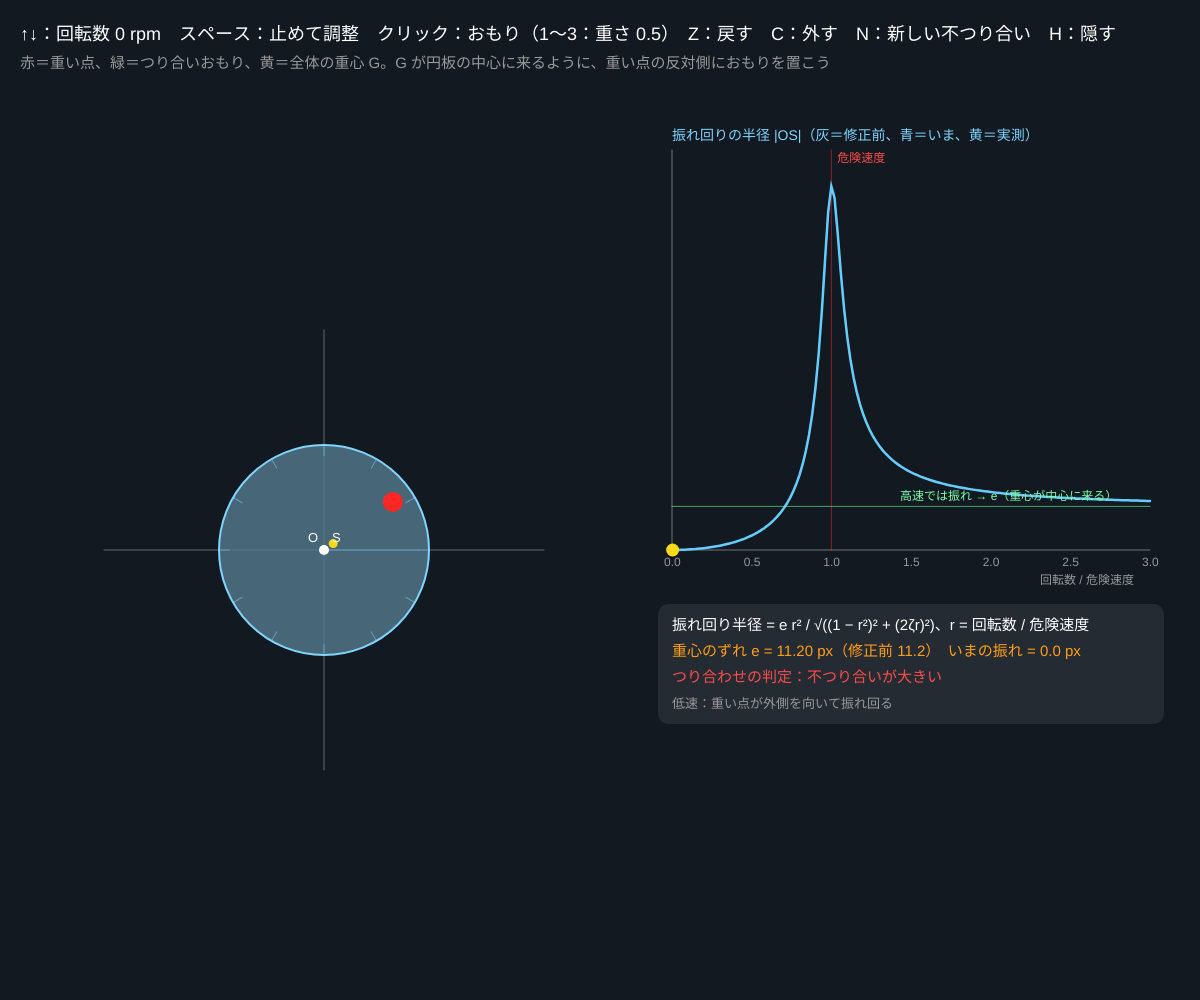
Frame 1 (no input)
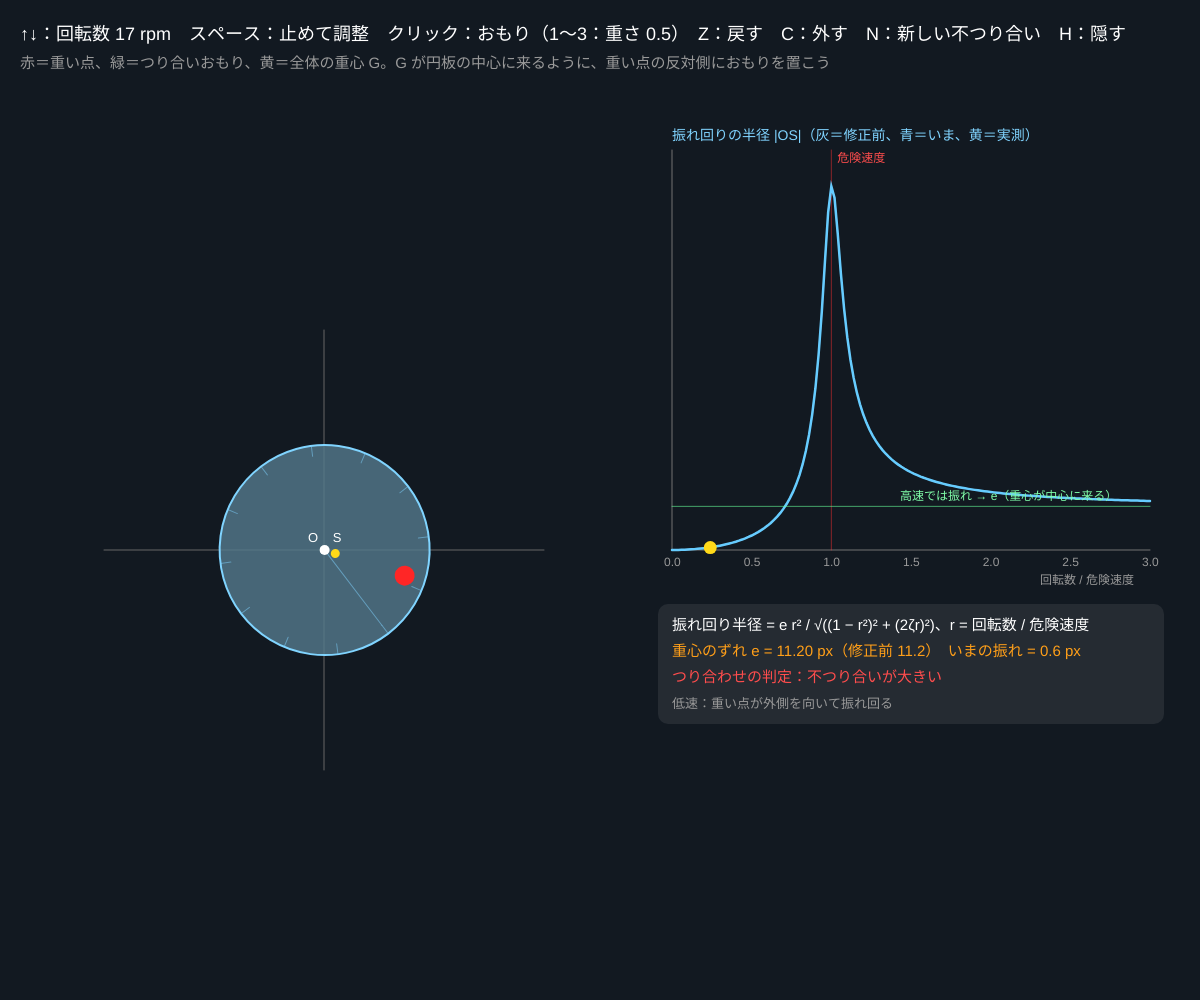
Frame 60 (no input)
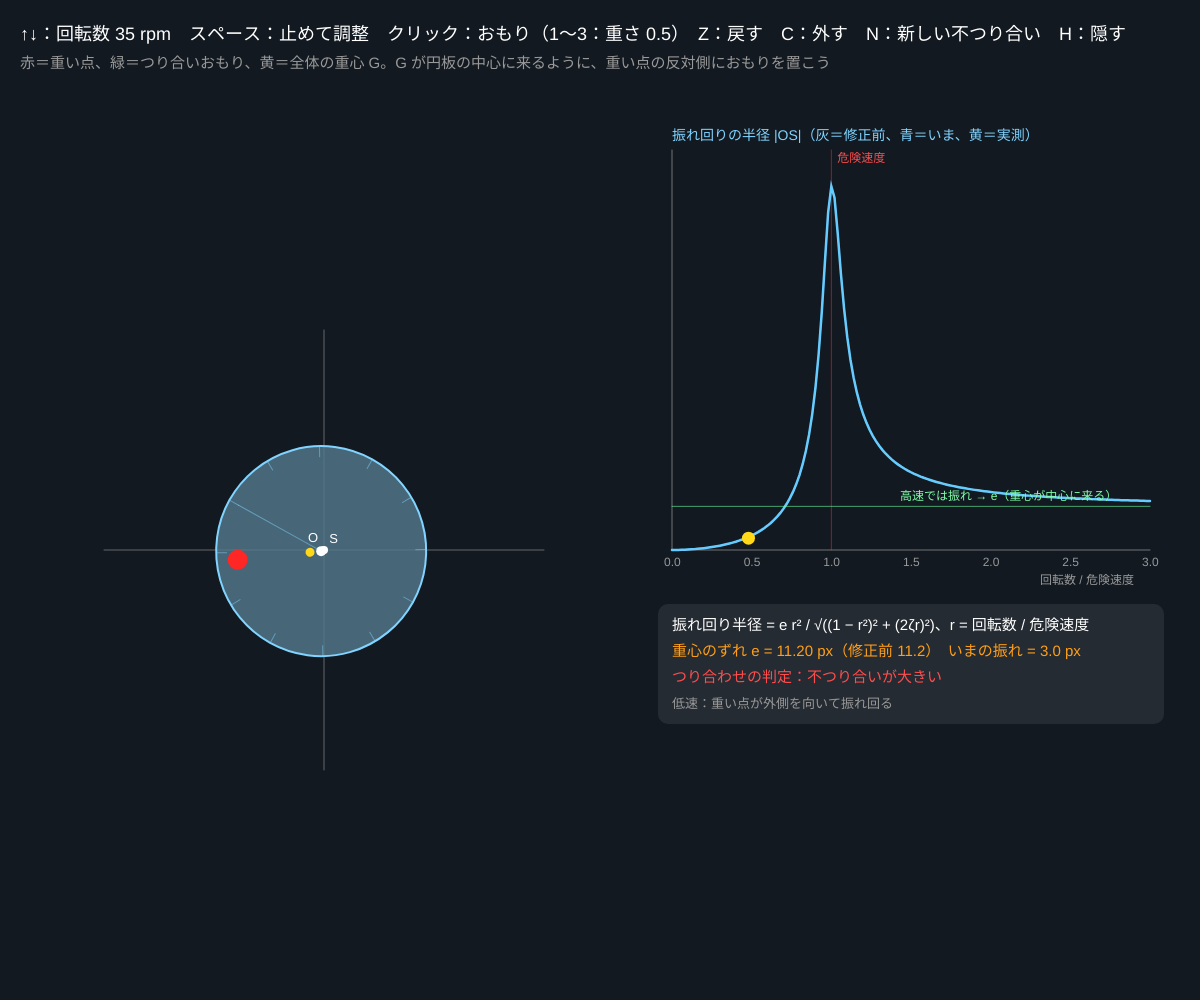
Frame 120 (the mouse pressed at the canvas centre since frame 60)

The p5.js sketch that drew these frames (run headless with seeded random() and noise() and a simulated clock; from frame 60 on, the mouse is pressed at the canvas centre):

// p5.js sketch
// ── sketch.js
// ============================================
// 11 回転体の不つり合いと危険速度
// 重心が軸の中心からわずかにずれた円板を回すと、遠心力で軸がたわみ、振れ回る
// 回転数が軸の固有振動数に一致するところ（危険速度）で振れが最大。それを超えると重心が回転中心に寄って静かになる（自動調心）
// ↑↓（押し続ける）= 回転数 / スペース = 止めて調整 / 円板をクリック = つり合いおもりを置く / 1〜3 = おもりの重さ / Z = 1 つ戻す / C = 全部外す / N = 新しい不つり合い / H = 重い点を隠す
// ============================================

let zeta = 0.06;              // ★ 減衰比
let naturalHz = 1.2;          // ★ 軸の固有振動数（Hz）。危険速度はこれと同じ回転数
let eccUnit = 14;             // ★ 重さ 1 のおもりを円板のふちに付けたときの重心のずれ（px）
let discR = 105;              // 円板の半径（px）
let heavy = { x: 0, y: 0, w: 1 };   // もともとの不つり合い（重い点）
let weights = [];             // 置いたつり合いおもり { x, y, w }（円板に固定した座標）
let weightSize = 0.5;         // 次に置くおもりの重さ
let speedGoal = 0.5, speedNow = 0;   // 回転数 / 危険速度（目標と現在）
let spin = 0;                 // 回転角
let rs = [0, 0, 0, 0];        // 軸中心の [x, vx, y, vy]
let orbit = [];
let paused = false, hideHeavy = false;

function setup() {
  createCanvas(windowWidth, windowHeight);
  colorMode(HSB, 360, 100, 100, 100);
  newUnbalance();
}
function newUnbalance() {
  let a = Math.random() * 2 * Math.PI;
  heavy = { x: discR * 0.8 * Math.cos(a), y: discR * 0.8 * Math.sin(a), w: 1 };
  weights = []; orbit = [];
}

// ★ 重心のずれ e（円板に固定した座標）：すべてのおもりの「重さ × 位置」の合計
function eccentricity() {
  let ex = (heavy.w * heavy.x) / discR, ey = (heavy.w * heavy.y) / discR;
  for (let q of weights) { ex += (q.w * q.x) / discR; ey += (q.w * q.y) / discR; }
  return { x: ex * eccUnit, y: ey * eccUnit };
}

// ★ 運動方程式：x″ + 2ζωn x′ + ωn² x = Ω² (e を回転させたものの x 成分)。y も同じ
function deriv(s, ang, om, e) {
  let wn = 2 * Math.PI * naturalHz;
  let fx = om * om * (e.x * Math.cos(ang) - e.y * Math.sin(ang));
  let fy = om * om * (e.x * Math.sin(ang) + e.y * Math.cos(ang));
  return [s[1], fx - 2 * zeta * wn * s[1] - wn * wn * s[0], s[3], fy - 2 * zeta * wn * s[3] - wn * wn * s[2]];
}
function rk4(dt, om, e) {
  let add = (s, k, h) => s.map((v, i) => v + k[i] * h);
  let k1 = deriv(rs, spin, om, e), k2 = deriv(add(rs, k1, dt / 2), spin + (om * dt) / 2, om, e);
  let k3 = deriv(add(rs, k2, dt / 2), spin + (om * dt) / 2, om, e), k4 = deriv(add(rs, k3, dt), spin + om * dt, om, e);
  rs = rs.map((v, i) => constrain(v + ((k1[i] + 2 * k2[i] + 2 * k3[i] + k4[i]) * dt) / 6, -1e4, 1e4));
  spin += om * dt;
}
// 理論の振れ回り半径：|e| r² / √((1 − r²)² + (2ζr)²)
function whirl(r, eMag) { return (eMag * r * r) / Math.hypot(1 - r * r, 2 * zeta * r); }

function draw() {
  background(212, 45, 13);
  if (keyIsDown(UP_ARROW)) speedGoal += 0.012;
  if (keyIsDown(DOWN_ARROW)) speedGoal -= 0.012;
  speedGoal = constrain(speedGoal, 0, 3);
  let e = eccentricity(), eMag = Math.hypot(e.x, e.y);
  if (!paused) {
    speedNow += constrain(speedGoal - speedNow, -0.004, 0.004);        // 回転数はゆっくり変わる
    let om = speedNow * 2 * Math.PI * naturalHz;
    for (let i = 0; i < 8; i++) rk4(1 / 480, om, e);
    orbit.push([rs[0], rs[2]]);
    if (orbit.length > 240) orbit.shift();
  }

  // ---- 左：軸方向から見た図。O = 軸受の中心、S = 軸の中心、G = 重心
  let ocx = width * 0.27, ocy = height * 0.55;
  let sx = ocx + constrain(rs[0], -170, 170), sy = ocy + constrain(rs[2], -170, 170);
  stroke(0, 0, 40); strokeWeight(1); line(ocx - 220, ocy, ocx + 220, ocy); line(ocx, ocy - 220, ocx, ocy + 220);
  noFill(); stroke(50, 90, 100, 60); strokeWeight(1.5);
  if (orbit.length > 1) { beginShape(); for (let p of orbit) vertex(ocx + constrain(p[0], -170, 170), ocy + constrain(p[1], -170, 170)); endShape(); }
  push();
  translate(sx, sy);
  rotate(spin);
  fill(200, 40, 55, 80); stroke(200, 50, 100); strokeWeight(2);
  circle(0, 0, discR * 2);
  stroke(200, 50, 100, 50); strokeWeight(1);
  for (let k = 0; k < 12; k++) line(discR * 0.9 * Math.cos((k * Math.PI) / 6), discR * 0.9 * Math.sin((k * Math.PI) / 6), discR * Math.cos((k * Math.PI) / 6), discR * Math.sin((k * Math.PI) / 6));
  line(0, 0, discR * 0.9, 0);
  noStroke();
  if (!hideHeavy) { fill(0, 85, 100); circle(heavy.x, heavy.y, 20); }
  fill(140, 70, 100);
  for (let q of weights) circle(q.x, q.y, 10 + q.w * 12);
  fill(50, 90, 100); circle(e.x, e.y, 9);                              // 重心 G
  pop();
  stroke(0, 0, 100, 70); strokeWeight(2); line(ocx, ocy, sx, sy);
  noStroke(); fill(0, 0, 100); circle(ocx, ocy, 8); circle(sx, sy, 10);
  textSize(13); text('O', ocx - 16, ocy - 8); text('S', sx + 8, sy - 8);

  // ---- 右：振れ回り半径と回転数
  let gx = width * 0.56, gw = width - gx - 50, gy = 150, gh = height * 0.4;
  let peakTop = whirl(1, Math.max(eccUnit * 0.8, eMag)) * 1.1;
  let X = (r) => gx + (r / 3) * gw, Y = (v) => gy + gh - (Math.min(v, peakTop) / peakTop) * gh;
  stroke(0, 0, 45); strokeWeight(1); line(gx, gy, gx, gy + gh); line(gx, gy + gh, gx + gw, gy + gh);
  stroke(0, 80, 100, 50); line(X(1), gy, X(1), gy + gh);
  noFill();
  stroke(0, 0, 100, 30); strokeWeight(1.5);
  beginShape(); for (let i = 0; i <= 150; i++) vertex(X(i / 50), Y(whirl(i / 50, eccUnit * 0.8))); endShape();   // 修正前
  stroke(200, 60, 100); strokeWeight(2.5);
  beginShape(); for (let i = 0; i <= 150; i++) vertex(X(i / 50), Y(whirl(i / 50, eMag))); endShape();             // いまの e
  stroke(140, 60, 100, 60); strokeWeight(1); line(gx, Y(eMag), gx + gw, Y(eMag));
  let radNow = Math.hypot(rs[0], rs[2]);
  noStroke(); fill(50, 90, 100); circle(X(speedNow), Y(radNow), 13);
  fill(0, 0, 60); textSize(12);
  for (let r = 0; r <= 3; r += 0.5) text(nf(r, 1, 1), X(r) - 8, gy + gh + 16);
  text('回転数 / 危険速度', gx + gw - 110, gy + gh + 34);
  fill(0, 70, 100); text('危険速度', X(1) + 6, gy + 12);
  fill(140, 50, 100); text('高速では振れ → e（重心が中心に来る）', gx + gw - 250, Y(eMag) - 6);
  fill(200, 50, 100); textSize(14); text('振れ回りの半径 |OS|（灰＝修正前、青＝いま、黄＝実測）', gx, gy - 10);

  // ---- 数値
  let rpmNow = speedNow * naturalHz * 60;
  noStroke(); fill(0, 0, 100); textSize(18);
  text('↑↓：回転数 ' + nf(rpmNow, 1, 0) + ' rpm　スペース：' + (paused ? '再開' : '止めて調整') + '　クリック：おもり（1〜3：重さ ' + weightSize + '）　Z：戻す　C：外す　N：新しい不つり合い　H：' + (hideHeavy ? '表示' : '隠す'), 20, 40);
  fill(0, 0, 60); textSize(15);
  text('赤＝重い点、緑＝つり合いおもり、黄＝全体の重心 G。G が円板の中心に来るように、重い点の反対側におもりを置こう', 20, 68);
  let ix = width * 0.56, iy = gy + gh + 80;
  fill(0, 0, 100, 8); rect(ix - 14, iy - 26, gw + 28, 120, 10);
  fill(0, 0, 100); textSize(15);
  text('振れ回り半径 = e r² / √((1 − r²)² + (2ζr)²)、r = 回転数 / 危険速度', ix, iy);
  fill(35, 90, 100);
  text('重心のずれ e = ' + nf(eMag, 1, 2) + ' px（修正前 ' + nf(eccUnit * 0.8, 1, 1) + '）　いまの振れ = ' + nf(radNow, 1, 1) + ' px', ix, iy + 26);
  let grade = eMag < 0.6 ? '合格！ ほぼ完全につり合った' : eMag < 3 ? 'あと少し' : '不つり合いが大きい';
  fill(eMag < 0.6 ? 140 : eMag < 3 ? 50 : 0, 70, 100);
  text('つり合わせの判定：' + grade, ix, iy + 52);
  fill(0, 0, 60); textSize(13);
  text(speedNow < 0.9 ? '低速：重い点が外側を向いて振れ回る' : speedNow < 1.1 ? '危険速度：振れが最大（位相が 90° 遅れる）' : '高速：重い点が内側を向く（自動調心）', ix, iy + 78);
}

function mousePressed() {
  // マウスの位置を円板に固定した座標に直す
  let sx = width * 0.27 + constrain(rs[0], -170, 170), sy = height * 0.55 + constrain(rs[2], -170, 170);
  let dx = mouseX - sx, dy = mouseY - sy;
  if (Math.hypot(dx, dy) > discR || weights.length >= 8) return;
  weights.push({ x: dx * Math.cos(-spin) - dy * Math.sin(-spin), y: dx * Math.sin(-spin) + dy * Math.cos(-spin), w: weightSize });
}

function keyPressed() {
  if (key === ' ') paused = !paused;
  if (key === '1') weightSize = 0.25;
  if (key === '2') weightSize = 0.5;
  if (key === '3') weightSize = 1;
  if (key === 'z' || key === 'Z') weights.pop();
  if (key === 'c' || key === 'C') weights = [];
  if (key === 'n' || key === 'N') newUnbalance();
  if (key === 'h' || key === 'H') hideHeavy = !hideHeavy;
}

// ---------- やってみよう ----------
// 1. ↑ を押し続けて危険速度を通過しよう。振れが最大になったあと、高速では逆に小さくなる（洗濯機の脱水と同じ）
// 2. スペースで止め、重い点のちょうど反対側・同じ半径に重さ 1 のおもり（3）を置く。振れはどうなる？
// 3. 重さ 0.5 のおもり 2 個でつり合わせるには、どこに置けばいい？（ベクトルの足し算）
// 4. H で重い点を隠し、N で新しい不つり合いに。低速で「外側に振れる向き」をヒントに重い点を探そう（タイヤのバランス取り）
// 5. zeta を 0.02 にすると危険速度の山は何倍？ 危険速度をすばやく通過すると振れは小さくてすむ。確かめよう
